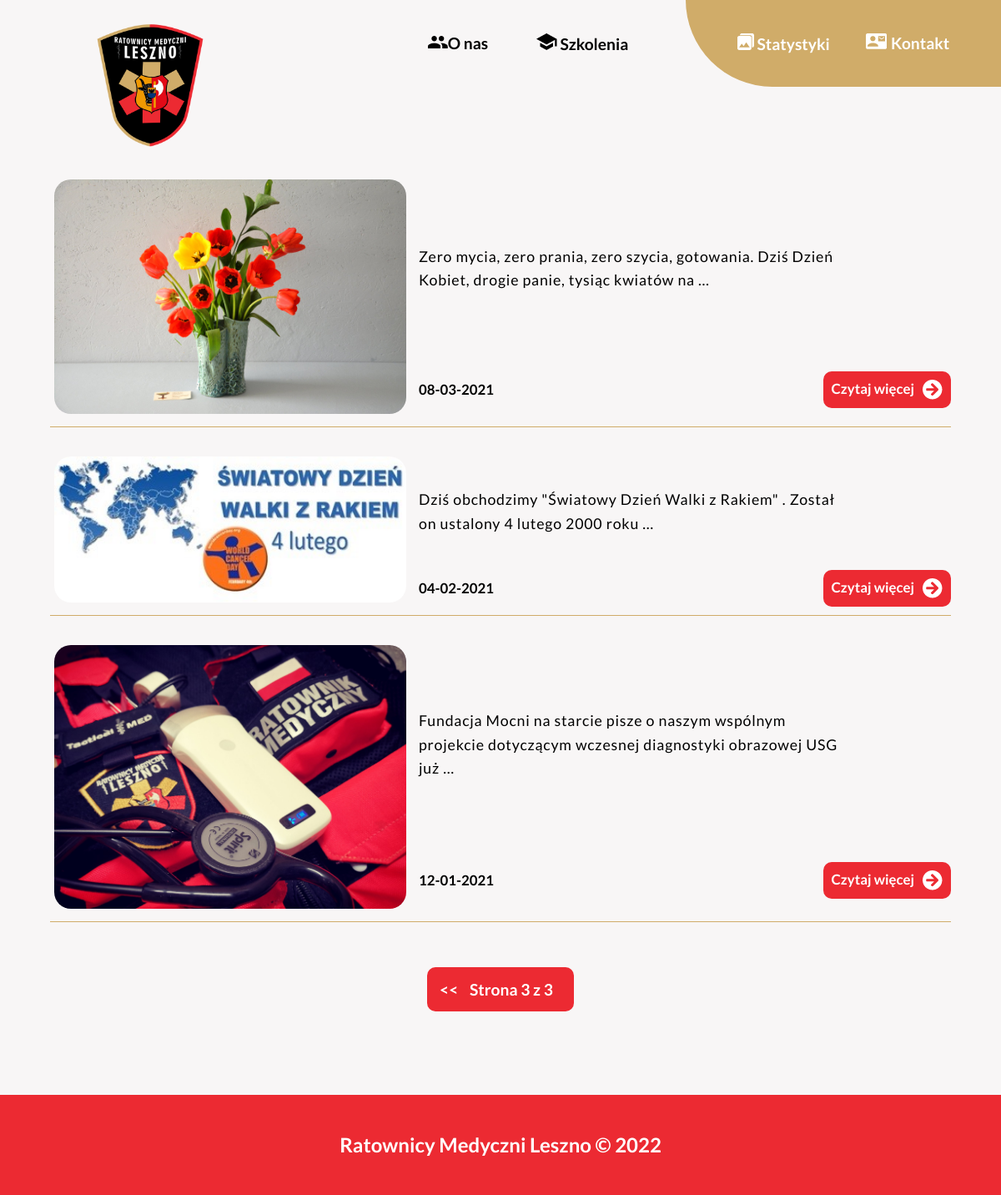
Page /posty?page=3 on the committed database.
### ratownicy_blog/models.py (models this page shows, shortened)
class Post(models.Model):
    STATUS_POST = (
        ('robocza', 'Robocza'),
        ('opublikowane', 'Opublikowane'),
    )
    CATEGORIES = (
        ('szkolenia', 'Szkolenia'),
        ('podstawowe', 'Podstawowe'),
    )
    title = models.CharField(max_length=250)
    slug = models.SlugField(max_length=250,
                            unique_for_date='publish')
    author = models.ForeignKey(User,
                               on_delete=models.CASCADE,
                               related_name='blog_posts')
    text_post = RichTextField(blank='True')
    publish = models.DateTimeField(default=timezone.now)
    created = models.DateTimeField(auto_now_add=True)
    update = models.DateTimeField(auto_now=True)
    status = models.CharField(max_length=13,
                              choices=STATUS_POST,
                              default='robocze')
    imagePost = models.ImageField(null=True, blank='True')
    objects = models.Manager()
    published = PublishedManager()
    categories = models.CharField(max_length=11,
                                  choices=CATEGORIES,
                                  default='podstawowe')
    class Meta:
        ordering = ('-publish',)
    def get_absolute_url(self):
        return reverse('blog:post_detail',
                       args = [self.publish.year,
                               self.publish.strftime('%m'),
                               self.publish.strftime('%d'),
                               self.slug])

### ratownicy_blog/views.py (the view)
# urls.py: path('posty', views.post_list, name='posty'),
def post_list(request):
    posts = Post.published.all().filter(categories = "podstawowe")
    paginator = Paginator(posts, 5)
    page = request.GET.get('page')
    try:
        posts = paginator.page(page)
    except PageNotAnInteger:
        posts = paginator.page(1)
    except EmptyPage:
        posts = paginator.page(paginator.num_pages)
    return render(request,
                  'blog/post/all-posts.html',
                  { 'page': page,
                    'posts': posts})

### ratownicy_blog/models.py (called while the page is built)
    def get_queryset(self):
        return super(PublishedManager,
                     self).get_queryset()\
                            .filter(status='opublikowane')

### ratownicy_blog/templates/blog/post/all-posts.html
{% extends "blog/base.html" %}
{% load static %}
{% block link %}
    <link rel="stylesheet" href="{% static 'css/all-posts.css'%}">
{% endblock %}
{% block content %}
<main class="all-post-main">
      <section class="all-post-main-container">
          {% for all_posts in posts %}
                <div class="all-post-main-container-box">
                    <div class="all-post-main-container-box-image"><img src="{{ all_posts.imagePost.url }}" alt=""></div>
                    <div class="all-post-main-container-box-right">
                        <div class="box-right-text">
                                {{ all_posts.text_post|truncatewords:15|safe }}
                        </div>
                        <div class="box-right-down">
                            <div class="box-right-down-date">{{ all_posts.publish|date:'d-m-Y' }}</div>
                            <a href="{{ all_posts.get_absolute_url }}"><div class="box-right-down-read-more">Czytaj więcej<img src="{% static 'img/read-more.png' %}"></div></a>
                        </div>
                    </div>
                </div>
          {% endfor %}
      </section>
  </main>
    {% include "pagination.html" with page=posts %}
{% endblock %}

### ratownicy_blog/static/css/main.css (style rules this page uses)
* { margin: 0; padding: 0; scroll-behavior: smooth; -webkit-box-sizing: border-box; box-sizing: border-box; }
a { text-decoration: none; color: #ffffff; }
body { background-color: #F8F6F6; font-family: "Lato", sans-serif; }
main { display: -webkit-box; display: -ms-flexbox; display: flex; -webkit-box-orient: vertical; -webkit-box-direction: normal; -ms-flex-direction: column; flex-direction: column; margin-top: 50px; }

### ratownicy_blog/static/css/all-posts.css (style rules this page uses)
.all-post-main { display: -webkit-box; display: -ms-flexbox; display: flex; -webkit-box-pack: start; -ms-flex-pack: start; justify-content: flex-start; -webkit-box-align: center; -ms-flex-align: center; align-items: center; }
.all-post-main-container { width: 60%; display: -webkit-box; display: -ms-flexbox; display: flex; -webkit-box-orient: vertical; -webkit-box-direction: normal; -ms-flex-direction: column; flex-direction: column; }
.all-post-main-container a { text-decoration: none; color: black; }
.all-post-main-container-box { border-bottom: solid #D0AC69 1px; margin-bottom: 10px; padding-bottom: 10px; display: -webkit-box; display: -ms-flexbox; display: flex; }
.all-post-main-container-box-image { width: 30%; display: -webkit-box; display: -ms-flexbox; display: flex; -webkit-box-pack: center; -ms-flex-pack: center; justify-content: center; -webkit-box-align: center; -ms-flex-align: center; align-items: center; overflow: hidden; padding: 5px; }
.all-post-main-container-box-image img { border-radius: 20px; width: 100%; }
.all-post-main-container-box-right { width: 70%; display: -webkit-box; display: -ms-flexbox; display: flex; -webkit-box-orient: vertical; -webkit-box-direction: normal; -ms-flex-direction: column; flex-direction: column; -webkit-box-align: start; -ms-flex-align: start; align-items: flex-start; -webkit-box-pack: center; -ms-flex-pack: center; justify-content: center; }
.all-post-main-container-box-right .box-right-text { display: -webkit-box; display: -ms-flexbox; display: flex; flex-direction: column; -webkit-box-align: center; -ms-flex-align: center; align-items: center; height: 80%; align-items:flex-start; justify-content: center; }
.all-post-main-container-box-right .box-right-text p { text-align: left; letter-spacing: 0.05rem; line-height: 1.6; font-size: 1.11rem; padding-left: 10px; width: 82%; }
.all-post-main-container-box-right .box-right-down { height: 25%; width: 100%; display: -webkit-box; display: -ms-flexbox; display: flex; -webkit-box-align: center; -ms-flex-align: center; align-items: center; -webkit-box-pack: justify; -ms-flex-pack: justify; justify-content: space-between; font-weight: bold; font-size: 1.05rem; }
.all-post-main-container-box-right .box-right-down-date { margin-left: 10px; }
.all-post-main-container-box-right .box-right-down-read-more { padding: 10px; border-radius: 10px; background-color: #EC2A32; display: -webkit-box; display: -ms-flexbox; display: flex; color: #fff; }
.all-post-main-container-box-right .box-right-down-read-more img { padding-left: 10px; }
@media screen and (max-width: 1200px) { .all-post-main-container { width: 90%; } }
@media screen and (max-width: 1200px) { .all-post-main-container-box { margin-bottom: 30px; } }
@media screen and (max-width: 1200px) { .all-post-main-container-box-image { width: 40%; } }
@media screen and (max-width: 1200px) { .all-post-main-container-box-right { width: 60%; } }

### rows in the picture
Post: imagePost (picture), text_post "Zero mycia, zero prania, zero szycia, gotowania. Dziś Dzień Kobiet, drogie panie, tysiąc kwiatów na …", publish "08-03-2021"
Post: imagePost (picture), text_post "Dziś obchodzimy \"Światowy Dzień Walki z Rakiem\" . Został on ustalony 4 lutego 2000 roku …", publish "04-02-2021"
Post: imagePost (picture), text_post "Fundacja Mocni na starcie pisze o naszym wspólnym projekcie dotyczącym wczesnej diagnostyki obrazowej USG już …", publish "12-01-2021"

### other values in the picture
{{ page.number }} "3"
{{ page.paginator.num_pages }} "3"
